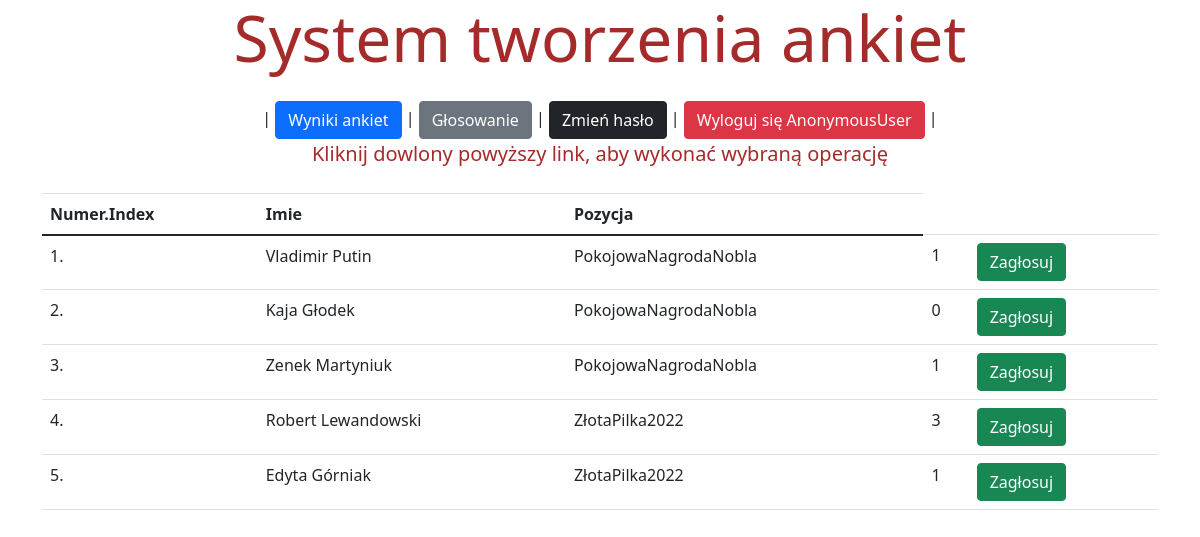
Screenshot of /vote/ with the database file from the repository.
### polls/models.py (models this page shows, shortened)
class Candidates(models.Model):
    candidate_id = models.AutoField(primary_key=True)
    candidate_name = models.CharField(max_length=32)
    candidate_position = models.CharField(max_length=32)
    candidate_votes = models.IntegerField()

### polls/views.py (the view)
# urls.py: path("vote/", views.vote, name="vote"),
def vote(request):
    cos = Candidates.objects.all()
    username = None
    if Votes is not None:
        if request.user.is_authenticated:
            username = request.user.username
            try:
                v = Votes.objects.filter(voter_id=username)
                tab = []
                for x in v:
                    tab.append(x.position)
                for t in tab:
                    vos = Votes.objects.get(voter_id=username, position=t)
                    pos = vos.position
                    print(pos)
                    cos = cos.exclude(candidate_position=pos)
            except Votes.DoesNotExist:
                vos = None
    return render(request, "vote.html", {'cos':cos})

### polls/templates/vote.html (shortened to what this page needs)
{% extends 'base.html' %}
{% load static %}
{% block body %}
<div class="container mt-4">
    <table class="table table-hover" id="example">
        <thead>
            <tr>
                <th>Numer.Index</th>
                <th>Imie</th>
                <th>Pozycja</th>
            </tr>
        </thead>
        <tbody>
            {% for c in cos %}
            <tr>
                <td>{{forloop.counter}}.</td>
                <td>{{c.candidate_name}}</td>
                <td>{{c.candidate_position}}</td>
                <td>{{c.candidate_votes}}</td>
                <td><button class="btn btn-success" onclick="document.location='/makevote/{{c.candidate_name}} {{c.candidate_position}}/'">Zagłosuj</button></td>
            {% endfor %}
        </tbody>
    </table>
    </div>
{% endblock %}

### rows the page displays
Candidates: candidate_name "Vladimir Putin", candidate_position "PokojowaNagrodaNobla", candidate_votes "1"
Candidates: candidate_name "Kaja Głodek", candidate_position "PokojowaNagrodaNobla", candidate_votes "0"
Candidates: candidate_name "Zenek Martyniuk", candidate_position "PokojowaNagrodaNobla", candidate_votes "1"
Candidates: candidate_name "Robert Lewandowski", candidate_position "ZłotaPilka2022", candidate_votes "3"
Candidates: candidate_name "Edyta Górniak", candidate_position "ZłotaPilka2022", candidate_votes "1"

### other values shown
{{ user }} "AnonymousUser"
